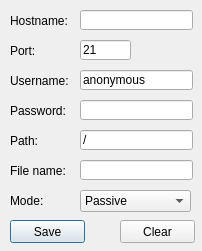
<?xml version="1.0" encoding="UTF-8"?>
<ui version="4.0">
 <class>FTPExportSettings</class>
 <widget class="QDialog" name="FTPExportSettings">
  <property name="geometry">
   <rect>
    <x>0</x>
    <y>0</y>
    <width>202</width>
    <height>251</height>
   </rect>
  </property>
  <property name="minimumSize">
   <size>
    <width>202</width>
    <height>251</height>
   </size>
  </property>
  <property name="maximumSize">
   <size>
    <width>202</width>
    <height>251</height>
   </size>
  </property>
  <property name="windowTitle">
   <string>FTP Settings</string>
  </property>
  <widget class="QLineEdit" name="Username">
   <property name="geometry">
    <rect>
     <x>80</x>
     <y>70</y>
     <width>113</width>
     <height>20</height>
    </rect>
   </property>
   <property name="text">
    <string>anonymous</string>
   </property>
   <property name="maxLength">
    <number>32</number>
   </property>
  </widget>
  <widget class="QLineEdit" name="Password">
   <property name="geometry">
    <rect>
     <x>80</x>
     <y>100</y>
     <width>113</width>
     <height>20</height>
    </rect>
   </property>
   <property name="maxLength">
    <number>32</number>
   </property>
  </widget>
  <widget class="QLineEdit" name="Port">
   <property name="geometry">
    <rect>
     <x>80</x>
     <y>40</y>
     <width>51</width>
     <height>20</height>
    </rect>
   </property>
   <property name="text">
    <string>21</string>
   </property>
   <property name="maxLength">
    <number>5</number>
   </property>
  </widget>
  <widget class="QLineEdit" name="Hostname">
   <property name="geometry">
    <rect>
     <x>80</x>
     <y>10</y>
     <width>113</width>
     <height>20</height>
    </rect>
   </property>
   <property name="maxLength">
    <number>64</number>
   </property>
  </widget>
  <widget class="QLabel" name="label">
   <property name="geometry">
    <rect>
     <x>10</x>
     <y>10</y>
     <width>71</width>
     <height>21</height>
    </rect>
   </property>
   <property name="text">
    <string>Hostname:</string>
   </property>
  </widget>
  <widget class="QLabel" name="label_2">
   <property name="geometry">
    <rect>
     <x>10</x>
     <y>70</y>
     <width>71</width>
     <height>21</height>
    </rect>
   </property>
   <property name="text">
    <string>Username:</string>
   </property>
  </widget>
  <widget class="QLabel" name="label_3">
   <property name="geometry">
    <rect>
     <x>10</x>
     <y>100</y>
     <width>71</width>
     <height>21</height>
    </rect>
   </property>
   <property name="text">
    <string>Password:</string>
   </property>
  </widget>
  <widget class="QLabel" name="label_4">
   <property name="geometry">
    <rect>
     <x>10</x>
     <y>40</y>
     <width>51</width>
     <height>21</height>
    </rect>
   </property>
   <property name="text">
    <string>Port:</string>
   </property>
  </widget>
  <widget class="QPushButton" name="pushButton">
   <property name="geometry">
    <rect>
     <x>10</x>
     <y>220</y>
     <width>75</width>
     <height>23</height>
    </rect>
   </property>
   <property name="text">
    <string>Save</string>
   </property>
  </widget>
  <widget class="QPushButton" name="pushButton_2">
   <property name="geometry">
    <rect>
     <x>120</x>
     <y>220</y>
     <width>75</width>
     <height>23</height>
    </rect>
   </property>
   <property name="text">
    <string>Clear</string>
   </property>
  </widget>
  <widget class="QLabel" name="label_5">
   <property name="geometry">
    <rect>
     <x>10</x>
     <y>130</y>
     <width>51</width>
     <height>21</height>
    </rect>
   </property>
   <property name="text">
    <string>Path:</string>
   </property>
  </widget>
  <widget class="QLineEdit" name="Path">
   <property name="geometry">
    <rect>
     <x>80</x>
     <y>130</y>
     <width>113</width>
     <height>20</height>
    </rect>
   </property>
   <property name="text">
    <string>/</string>
   </property>
  </widget>
  <widget class="QLineEdit" name="FileName">
   <property name="geometry">
    <rect>
     <x>80</x>
     <y>160</y>
     <width>113</width>
     <height>20</height>
    </rect>
   </property>
  </widget>
  <widget class="QLabel" name="label_6">
   <property name="geometry">
    <rect>
     <x>10</x>
     <y>160</y>
     <width>71</width>
     <height>21</height>
    </rect>
   </property>
   <property name="text">
    <string>File name:</string>
   </property>
  </widget>
  <widget class="QLabel" name="label_7">
   <property name="geometry">
    <rect>
     <x>10</x>
     <y>190</y>
     <width>51</width>
     <height>21</height>
    </rect>
   </property>
   <property name="text">
    <string>Mode:</string>
   </property>
  </widget>
  <widget class="QComboBox" name="TransferMode">
   <property name="geometry">
    <rect>
     <x>80</x>
     <y>190</y>
     <width>111</width>
     <height>22</height>
    </rect>
   </property>
   <item>
    <property name="text">
     <string>Passive</string>
    </property>
   </item>
   <item>
    <property name="text">
     <string>Active</string>
    </property>
   </item>
  </widget>
 </widget>
 <layoutdefault spacing="6" margin="11"/>
 <tabstops>
  <tabstop>Hostname</tabstop>
  <tabstop>Port</tabstop>
  <tabstop>Username</tabstop>
  <tabstop>Password</tabstop>
  <tabstop>Path</tabstop>
  <tabstop>pushButton</tabstop>
  <tabstop>pushButton_2</tabstop>
 </tabstops>
 <resources/>
 <connections>
  <connection>
   <sender>pushButton</sender>
   <signal>clicked()</signal>
   <receiver>FTPExportSettings</receiver>
   <slot>Save()</slot>
   <hints>
    <hint type="sourcelabel">
     <x>62</x>
     <y>201</y>
    </hint>
    <hint type="destinationlabel">
     <x>102</x>
     <y>207</y>
    </hint>
   </hints>
  </connection>
  <connection>
   <sender>pushButton_2</sender>
   <signal>clicked()</signal>
   <receiver>FTPExportSettings</receiver>
   <slot>Clear()</slot>
   <hints>
    <hint type="sourcelabel">
     <x>181</x>
     <y>204</y>
    </hint>
    <hint type="destinationlabel">
     <x>201</x>
     <y>192</y>
    </hint>
   </hints>
  </connection>
 </connections>
 <slots>
  <slot>Save()</slot>
  <slot>Clear()</slot>
 </slots>
</ui>
